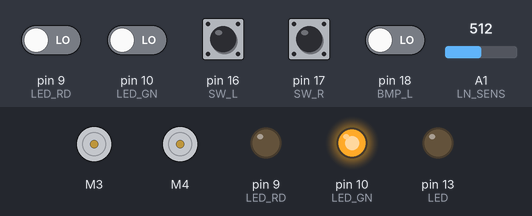
The sketch below on a simulated Arduino Uno, built with avr-gcc and run on an emulated ATmega328P. Shown: 2 × DC motor (green arrow = forward, orange = backward, longer = faster), output pins drawn as LEDs (lit = HIGH). The inputs (shaded band) are chosen by the test bench; at power-on: pin 16 (SW_L), pin 17 (SW_R) HIGH, pin 9 (LED_RD), pin 10 (LED_GN), pin 18 (BMP_L) LOW, A1 (LN_SENS) = 512. What the sketch prints to the serial monitor is not drawn.

Above: at 1.2 s.
1.3 s: pin 9 (LED_RD) driven HIGH
At 3.2 s:
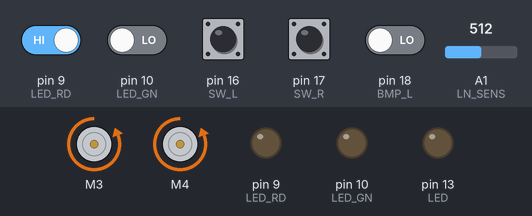
4.3 s: pin 16 (SW_L) pulled LOW for 1 s
At 5.9 s:
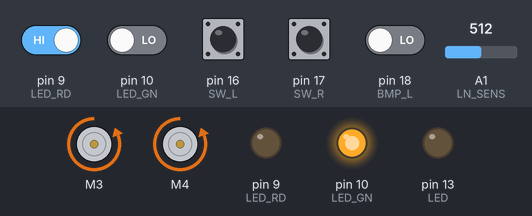
7.3 s: pin 10 (LED_GN) driven HIGH
At 7.41 s:
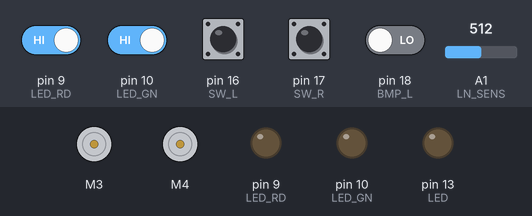
10.0 s: pin 10 (LED_GN) driven LOW
At 10.17 s:
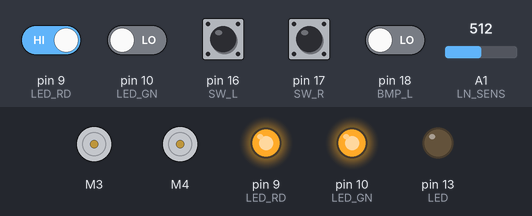
13.0 s: pin 9 (LED_RD) driven LOW
At 13.17 s:
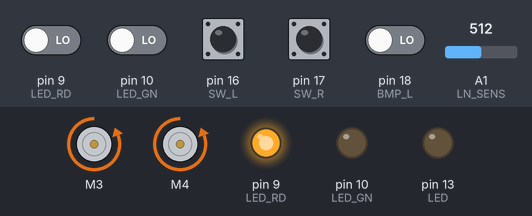
Timing chart, 0 to 16.3 s (numbered marks = the images above; inputs shaded):
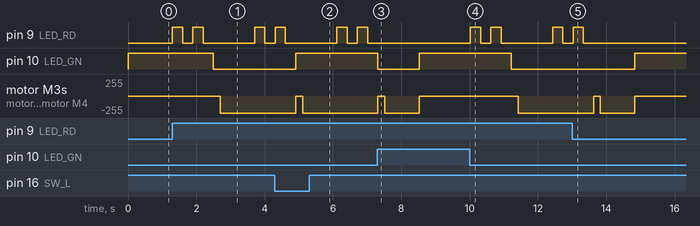

Measured:
- after the input at 1.3 s, pin 9 (LED_RD): goes HIGH 0.30 s, LOW 0.30 s, HIGH 0.30 s, LOW 1.5 s, HIGH 0.30 s, then LOW, starting at once; pin 10 (LED_GN): HIGH → LOW after 1.2 s; motor M3, motor M4: stopped → backward 255/255 after 1.4 s
- after the input at 4.3 s, pin 10 (LED_GN): LOW → HIGH after 0.61 s
- after the input at 7.3 s, pin 9 (LED_RD): stops changing and stays LOW
- after the input at 10.0 s, pin 9 (LED_RD): goes HIGH 0.30 s, LOW 0.30 s, HIGH 0.30 s, LOW 1.5 s, HIGH 0.30 s, then LOW, starting at once; pin 10 (LED_GN): HIGH → LOW after 1.2 s; motor M3, motor M4: stopped → backward 255/255 after 1.4 s
- after the input at 13.0 s, pin 9 (LED_RD): goes on until 13.3 s, then stays LOW; pin 10 (LED_GN): LOW → HIGH after 1.8 s

The sketch:

VacRobot.ino
```cpp
#include <AFMotor.h>

#define LN_SENS A1
#define LN_LINE 600
#define LN_STEP 900
#define LED 13
#define LED_RD 9
#define LED_GN 10
#define BTN_RD 9
#define BTN_GN 10
#define SW_L 16
#define SW_R 17
#define BMP_L 18
#define BMP_R 19

AF_DCMotor m_left(3, MOTOR34_64KHZ);
AF_DCMotor m_right(4, MOTOR34_64KHZ);

bool go = false;
int d = RELEASE;
bool ln_detected = false;
unsigned long start = 0;

// Setup things
void setup() {
  pinMode(LED, OUTPUT);
  digitalWrite(LED, LOW);

  pinMode(SW_L, INPUT_PULLUP);
  pinMode(SW_R, INPUT_PULLUP);
  pinMode(BMP_L, INPUT);
  pinMode(BMP_R, INPUT);
  pinMode(LN_SENS, INPUT);

  // Set speed to max. cause currently PWM
  // does not work with the motors
  m_left.setSpeed(255);
  m_right.setSpeed(255);

  Serial.begin(115200);
  Serial.print("Ready!\n");
}

// Test if robot should run or stop
bool checkGo() {
  // Check buttons
  pinMode(BTN_RD, INPUT);
  pinMode(BTN_GN, INPUT);
  if(digitalRead(BTN_RD) == 0) {
    pinMode(LED_RD, OUTPUT);
    digitalWrite(LED_RD, LOW);
    go = false;
    ln_detected = false;
  } else if(digitalRead(BTN_GN) == 0) {
    pinMode(LED_RD, OUTPUT);
    digitalWrite(LED_RD, HIGH);
    delay(300);
    digitalWrite(LED_RD, LOW);
    delay(300);
    digitalWrite(LED_RD, HIGH);
    delay(300);
    digitalWrite(LED_RD, LOW);
    delay(300);
    go = true;
    d = FORWARD;
    start = millis();
  }

  pinMode(LED_RD, OUTPUT);
  pinMode(LED_GN, OUTPUT);
  digitalWrite(LED_GN, HIGH);

  if(go == false) digitalWrite(LED_RD, LOW);
  else digitalWrite(LED_RD, HIGH);

  return go;
}

// Main loop
void loop() {
  if(!checkGo()){
    m_left.run(RELEASE);
    m_right.run(RELEASE);
    delay(100);
    return;
  }

  // Robot on floor?
  if (!digitalRead(SW_L) || !digitalRead(SW_R)) {
    m_left.run(RELEASE);
    m_right.run(RELEASE);
    digitalWrite(LED_GN, HIGH);
  } else {
    m_left.run(d);
    m_right.run(d);
    digitalWrite(LED_GN, LOW);
  }

  // Found line?
  if(analogRead(LN_SENS) > LN_LINE && (millis() - start) > 1000 && !ln_detected) {
    ln_detected = true;
    Serial.println("Line detected!");
    delay(200);
  }

  // Follow line
  if(ln_detected && analogRead(LN_SENS) < LN_LINE) {
    m_left.run(RELEASE);
    delay(10);
    m_left.run(FORWARD);
  } else if(ln_detected && analogRead(LN_SENS) > LN_LINE) {
    m_right.run(RELEASE);
    delay(10);
    m_right.run(FORWARD);
  }

  // Bumper touched the wall?
  if (!digitalRead(BMP_L) || !digitalRead(BMP_R)) {
    m_left.run(RELEASE);
    m_right.run(RELEASE);
    digitalWrite(LED_RD, LOW);
    delay(200);

    d = BACKWARD;
    m_left.run(d);
    m_right.run(d);

    delay(1000);
    d = RELEASE;
    go = false;
  } else {
    digitalWrite(LED_RD, HIGH);
  }

  if (Serial.available() > 0) {
    char dt = 0;

    m_left.run(RELEASE);
    m_right.run(RELEASE);
    delay(200);

    dt = Serial.read();
    if (dt == 'b')
      d = BACKWARD;
    else if (dt == 's')
      d = RELEASE;

    if (digitalRead(SW_L) && digitalRead(SW_R)) {
      m_left.run(d);
      m_right.run(d);
    }

    // Flush buffer
    while (Serial.available())
      Serial.read();
  }

  delay(5);
}
```
